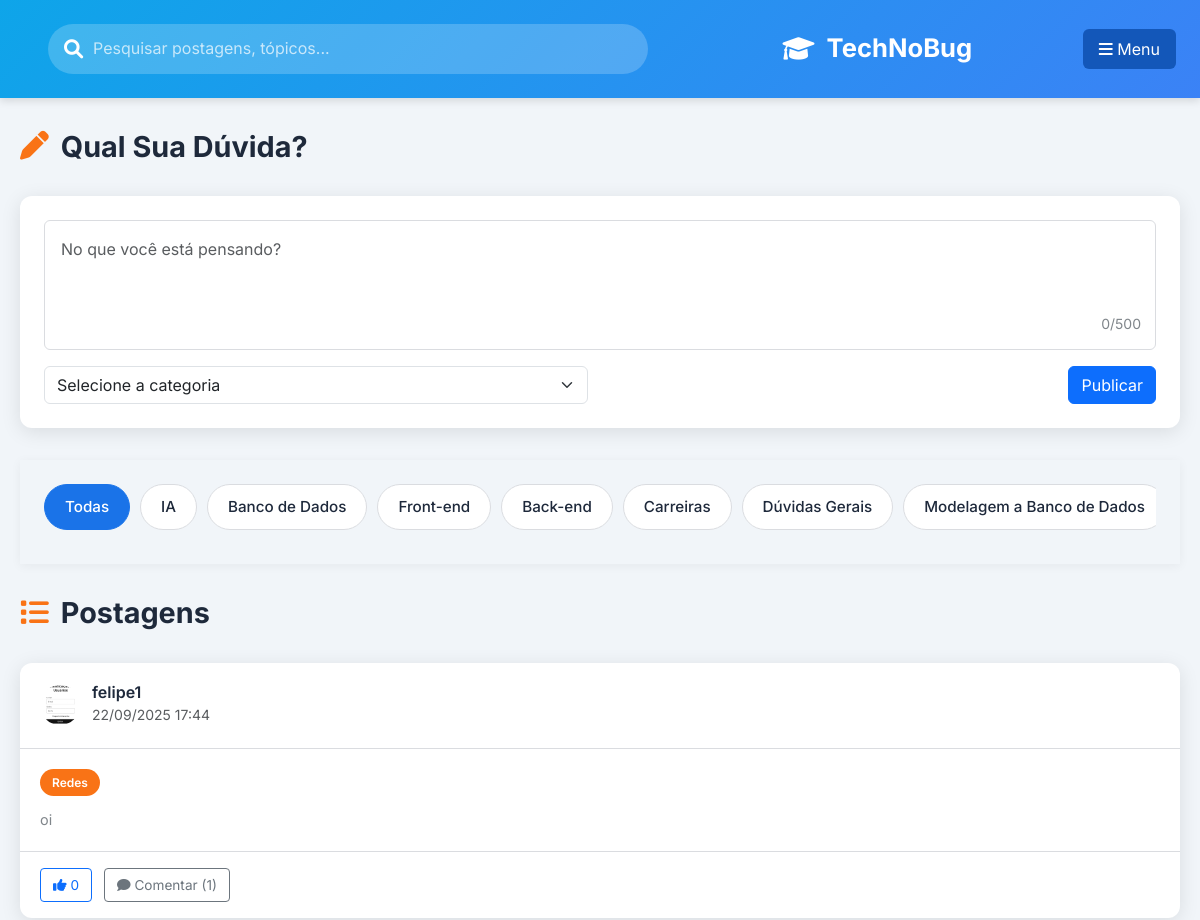
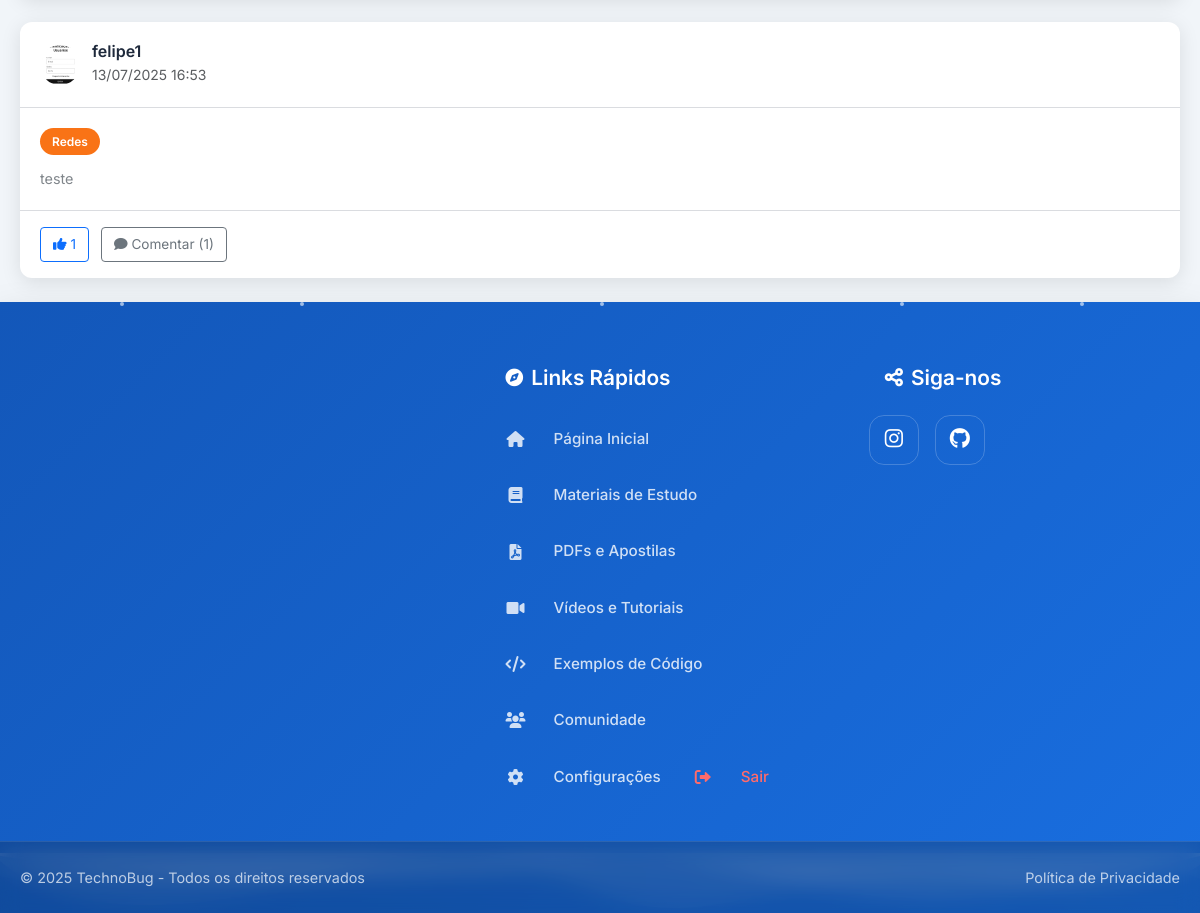
/comunidade (signed in), run on the app's committed database (2 pictures, top to bottom).
### backend/models.py (models this page shows)
class Post(db.Model):
    __tablename__ = 'posts'
    id = db.Column(db.Integer, primary_key=True)
    content = db.Column(db.Text, nullable=False)
    user_id = db.Column(db.Integer, db.ForeignKey('users.id'), nullable=False)
    category = db.Column(db.String(50), nullable=False)
    created_at = db.Column(db.DateTime, default=lambda: datetime.now(pytz.UTC))
    comments = db.relationship('Comment', backref='post', lazy=True)
    likes = db.relationship('Like', backref='post', lazy=True)

class User(db.Model):
    __tablename__ = 'users'
    id = db.Column(db.Integer, primary_key=True)
    username = db.Column(db.String(80), unique=True, nullable=False)
    email = db.Column(db.String(120), unique=True, nullable=False)
    password = db.Column(db.String(256))
    profile_pic = db.Column(db.String(120), default='default.png')
    is_admin = db.Column(db.Boolean, default=False)
    is_moderator = db.Column(db.Boolean, default=False)
    created_at = db.Column(db.DateTime, default=lambda: datetime.now(pytz.UTC))
    visited_pages = db.Column(db.Text, default='')
    last_activity = db.Column(db.DateTime, default=lambda: datetime.now(pytz.UTC))
    posts = db.relationship('Post', backref='author', lazy=True)
    comments = db.relationship('Comment', backref='author', lazy=True)
    likes = db.relationship('Like', backref='user', lazy=True)

### app.py (the view)
@app.route('/comunidade', methods=['GET'])
@track_page_visit('comunidade')
def comunidade():
    user_id = session.get('user_id')
    if not user_id:
        flash('Por favor, faça login para acessar esta página.', 'error')
        return redirect(url_for('registroelogin'))
    user = db.session.get(User, user_id)
    if not user:
        session.clear()
        flash('Sua sessão expirou ou o usuário não existe mais.', 'error')
        return redirect(url_for('registroelogin'))
    posts = Post.query.options(
        db.joinedload(Post.comments).joinedload(Comment.author),
        db.joinedload(Post.comments).joinedload(Comment.replies).joinedload(Comment.author),
        db.joinedload(Post.author),
        db.joinedload(Post.likes)
    ).order_by(Post.created_at.desc()).all()
    return render_template('comunidade.html', user=user, posts=posts)

### app.py (called while the page is built)
@app.template_filter('format_brt')
def format_brt(datetime_obj, format_str='%d/%m/%Y %H:%M'):
    if datetime_obj:
        brt = pytz.timezone('America/Sao_Paulo')
        brt_datetime = datetime_obj.replace(tzinfo=pytz.UTC).astimezone(brt)
        return brt_datetime.strftime(format_str)
    return ''

def track_page_visit(page_name):
    def decorator(f):
        @wraps(f)
        def decorated_function(*args, **kwargs):
            result = f(*args, **kwargs)
            if 'user_id' in session:
                ProgressTracker.track_page_visit(session['user_id'], page_name)
            return result
        return decorated_function
    return decorator

### backend/progress_tracker.py (called while the page is built)
    @staticmethod
    def track_page_visit(user_id, page_name):
        if not user_id or page_name not in ProgressTracker.PAGES:
            return
        user = db.session.get(User, user_id)
        if not user:
            return
        try:
            visited_pages = json.loads(user.visited_pages) if user.visited_pages else {}
        except (json.JSONDecodeError, TypeError):
            visited_pages = {}
        visited_pages[page_name] = datetime.now().isoformat()
        user.visited_pages = json.dumps(visited_pages)
        user.last_activity = datetime.utcnow()
        try:
            db.session.commit()
        except Exception as e:
            db.session.rollback()
            print(f"Erro ao rastrear visita da página: {str(e)}")

### templates/comunidade.html (shortened to what this page needs)
<!DOCTYPE html>
<html lang="pt-BR">
<head>
    <link rel="stylesheet" href="https://cdnjs.cloudflare.com/ajax/libs/font-awesome/6.4.0/css/all.min.css">
    <link href="https://cdn.jsdelivr.net/npm/bootstrap@5.3.0/dist/css/bootstrap.min.css" rel="stylesheet">
    <link rel="stylesheet" href="{{ url_for('static', filename='css/telainicial.css') }}">
    <link rel="stylesheet" href="{{ url_for('static', filename='css/footer.css') }}">
</head>
<body>
    <header class="app-header">
        <div class="header-content">
            <div class="search-bar">
                <i class="fas fa-search"></i>
                <input type="text" placeholder="Pesquisar postagens, tópicos...">
            </div>
            <div class="logo" onclick="window.location.href = '{{ url_for('telainicial') }}';" style="cursor: pointer;">
                <i class="fas fa-graduation-cap"></i>
                <span>TechNoBug</span>
            </div>
            <button class="btn menu-btn" type="button" data-bs-toggle="offcanvas" data-bs-target="#offcanvasMenu" aria-controls="offcanvasMenu">
                <i class="fas fa-bars"></i>
                <span>Menu</span>
            </button>
        </div>
    </header>
    <div class="container">
        <main class="main-content">
            <div class="section-header">
                <h2 class="section-title">
                    <i class="fas fa-pen"></i>
                    <span>Qual Sua Dúvida?</span>
                </h2>
            </div>
            <div class="post-creation-card">
                <form class="post-form" action="{{ url_for('create_post') }}" method="POST">
                    <div class="mb-3 position-relative">
                        <textarea class="form-control" name="post_content" rows="4" placeholder="No que você está pensando?" required></textarea>
                        <div class="char-counter">0/500</div>
                    </div>
                    <div class="row align-items-center">
                        <div class="col-md-6 mb-3 mb-md-0">
                            <select class="form-select" name="category" required>
                                <option value="" disabled selected>Selecione a categoria</option>
                            </select>
                        </div>
                        <div class="col-md-6 text-md-end">
                            <button type="submit" class="btn btn-primary">Publicar</button>
                        </div>
                    </div>
                </form>
            </div>
            <nav class="category-nav">
                <div class="categories-wrapper">
                    <div class="categories">
                        <span class="category active" data-category="Todas">Todas</span>
                        <span class="category" data-category="IA">IA</span>
                        <span class="category" data-category="Banco de Dados">Banco de Dados</span>
                        <span class="category" data-category="Front-end">Front-end</span>
                        <span class="category" data-category="Back-end">Back-end</span>
                        <span class="category" data-category="Carreiras">Carreiras</span>
                        <span class="category" data-category="Dúvidas Gerais">Dúvidas Gerais</span>
                        <span class="category" data-category="Modelagem a Banco de Dados">Modelagem a Banco de Dados</span>
                    </div>
                </div>
            </nav>
            <div class="section-header">
                <h2 class="section-title">
                    <i class="fas fa-list"></i>
                    <span>Postagens</span>
                </h2>
            </div>
            <div class="post-list">
                {% if posts %}
                    {% for post in posts %}
                        <div class="post-card" data-post-id="{{ post.id }}" data-category="{{ post.category }}">
                            <div class="post-header">
                                <div class="user-info">
                                    <div class="profile-pic-preview">
                                        {% if post.author.profile_pic and post.author.profile_pic != 'default.png' %}
                                            <img class="profile-pic-img rounded-circle" src="{{ url_for('static', filename='Uploads/' + post.author.profile_pic) }}" alt="Foto de perfil" style="width:40px;height:40px;object-fit:cover;" />
                                        {% else %}
                                            <div class="profile-pic-avatar bg-primary text-white rounded-circle d-flex justify-content-center align-items-center" style="width:40px;height:40px;font-size:1.5em;">
                                                {{ post.author.username[0]|upper }}
                                            </div>
                                        {% endif %}
                                    </div>
                                    <div>
                                        <h5 class="username">{{ post.author.username }}</h5>
                                        <small class="text-muted">{{ post.created_at|format_brt }}</small>
                                    </div>
                                </div>
                            </div>
                            <div class="post-content">
                                <div class="post-category-tag">{{ post.category }}</div>
                                <p>{{ post.content }}</p>
                            </div>
                            <div class="post-footer">
                                <button class="btn btn-sm btn-outline-primary like-btn" data-post-id="{{ post.id }}">
                                    <i class="fas fa-thumbs-up"></i> <span class="like-count">{{ post.likes|length }}</span>
                                </button>
                                <a href="{{ url_for('post_comments', post_id=post.id) }}" class="btn btn-sm btn-outline-secondary comment-btn">
                                    <i class="fas fa-comment"></i> Comentar ({{ post.comments|length }})
                                </a>
                            </div>
                        </div>
                    {% endfor %}
                {% endif %}
            </div>
        </main>
    </div>
    {% include 'footer.html' %}
</body>
</html>

### static/css/footer.css (style rules this page uses)
:root { --primary: #1a73e8; --primary-light: #4a91ff; --primary-dark: #1357b9; --primary-transparent: rgba(26, 115, 232, 0.1); --secondary: #202124; --secondary-light: #3c4043; --secondary-dark: #141517; --accent: #ff4444; --light: #ffffff; --light-gray: #f1f3f4; --medium-gray: #dadce0; --dark-gray: #80868b; --dark: #202124; --font-primary: 'Inter', system-ui, -apple-system, sans-serif; --gradient-primary: linear-gradient(135deg, #667eea 0%, #764ba2 100%); --gradient-secondary: linear-gradient(135deg, #f093fb 0%, #f5576c 100%); --gradient-tertiary: linear-gradient(135deg, #4facfe 0%, #00f2fe 100%); --shadow-soft: 0 10px 30px rgba(0, 0, 0, 0.1); --shadow-medium: 0 15px 35px rgba(0, 0, 0, 0.15); --shadow-strong: 0 20px 40px rgba(0, 0, 0, 0.2); }
.profile-pic-preview { width: 40px; height: 40px; display: flex; align-items: center; justify-content: center; overflow: hidden; }
.profile-pic-img { width: 100%; height: 100%; object-fit: cover; border-radius: 50%; }
* { margin: 0; padding: 0; box-sizing: border-box; }
body { font-family: var(--font-primary); line-height: 1.6; }
.container { max-width: 1200px; margin: 0 auto; padding: 0 20px; }

### templates/comunidade.html (style rules this page uses)
.profile-pic-img { display: block; object-fit: cover; }

### data on the page
Post: profile_pic (picture), author.username "felipe1", created_at "22/09/2025 17:44", category "Redes", content "oi", likes|length "0", comments|length "1"
Post: profile_pic (picture), author.username "felipe1", created_at "13/07/2025 16:53", category "Redes", content "teste", likes|length "1", comments|length "1"
